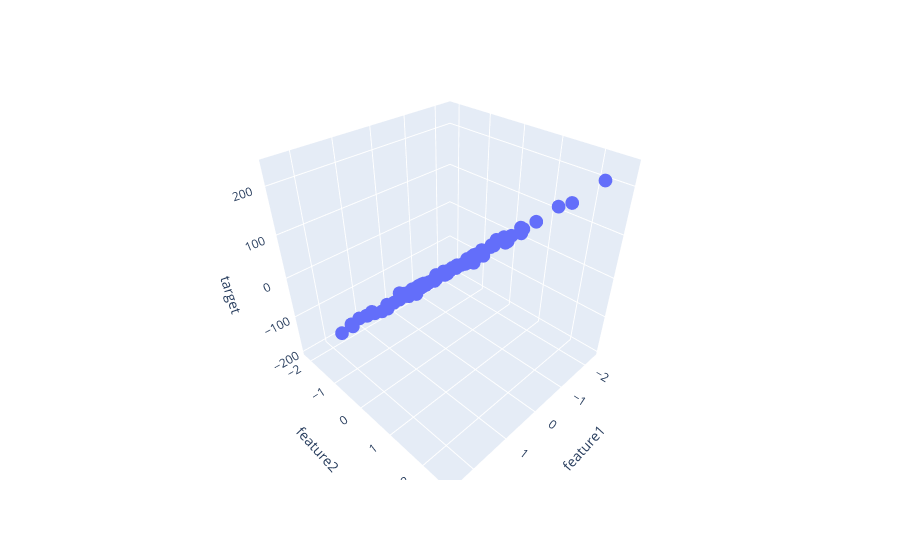

The notebook cell saved with this chart:
### Code cell
fig = px.scatter_3d(df, x='feature1', y='feature2', z='target')

fig.show()

# is code ko neeche ki tarah bhi likh sakte hain
